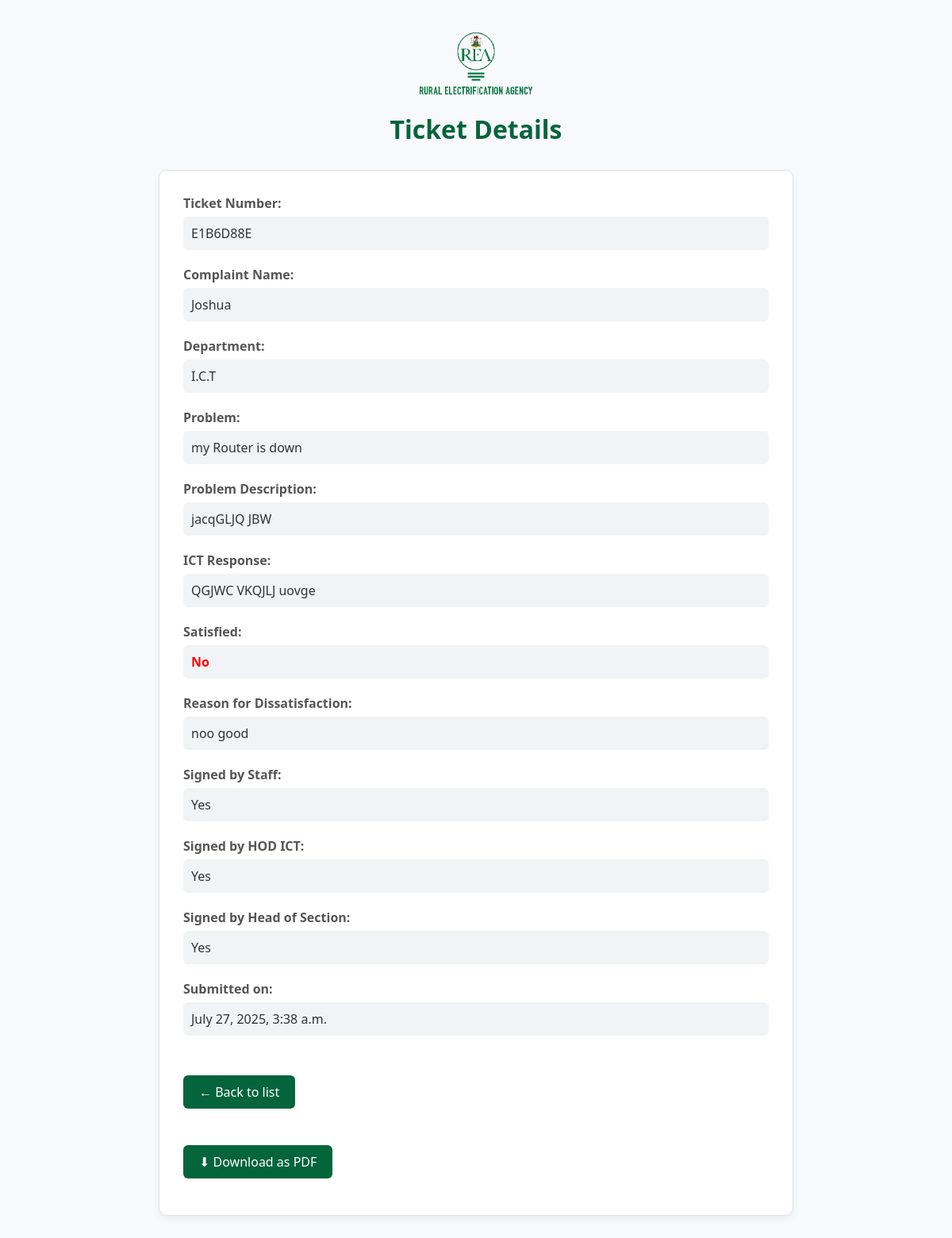
/1/, run on the app's committed database.
### complaints/models.py (models this page shows, shortened)
class Ticket(models.Model):
    COMPLAIN_CHOICES = (
        ('yes', 'Yes'),
        ('no', 'No'),
    )
    ticket_number = models.CharField(max_length=10, unique=True, editable=False)
    complaint_name = models.CharField(max_length=100)
    department = models.CharField(max_length=100)
    problem = models.CharField(max_length=255)
    problem_description = models.TextField()
    ict_response = models.TextField(blank=True, null=True)
    complain_satisfy = models.CharField(max_length=3, choices=COMPLAIN_CHOICES)
    unsatisfied_reason = models.CharField(max_length=255, blank=True, null=True)
    signed_by_staff = models.BooleanField(default=False)
    signed_by_hod_ict = models.BooleanField(default=False)
    signed_by_head_section = models.BooleanField(default=False)
    created_at = models.DateTimeField(auto_now_add=True)

### complaints/views.py (the view)
# urls.py: path('<int:pk>/', TicketDetailView.as_view(), name='ticket-detail'),
class TicketDetailView(DetailView):
    model = Ticket
    template_name = 'tickets/ticket_detail.html'

### complaints/templates/tickets/ticket_detail.html (shortened to what this page needs)
{% load static %}
<!DOCTYPE html>
<html lang="en">
<head>
    <link rel="stylesheet" href="{% static 'css/ticket_detail.css' %}">
</head>
<body>
    <img src="{% static 'images/logo.png' %}" alt="Logo" style="height: 80px; display: block; margin: auto; margin-bottom: 20px;">
    <h1>Ticket Details</h1>
    <div class="ticket-container">
        <div class="field">
            <span class="label">Ticket Number:</span>
            <div class="value">{{ object.ticket_number }}</div>
        </div>
        <div class="field">
            <span class="label">Complaint Name:</span>
            <div class="value">{{ object.complaint_name }}</div>
        </div>
        <div class="field">
            <span class="label">Department:</span>
            <div class="value">{{ object.department }}</div>
        </div>
        <div class="field">
            <span class="label">Problem:</span>
            <div class="value">{{ object.problem }}</div>
        </div>
        <div class="field">
            <span class="label">Problem Description:</span>
            <div class="value">{{ object.problem_description }}</div>
        </div>
        <div class="field">
            <span class="label">ICT Response:</span>
            <div class="value">{{ object.ict_response|default:"No response yet." }}</div>
        </div>
        <div class="field">
            <span class="label">Satisfied:</span>
            <div class="value {% if object.complain_satisfy == 'yes' %}status-yes{% else %}status-no{% endif %}">
                {{ object.complain_satisfy|title }}
            </div>
        </div>
        {% if object.complain_satisfy == "no" %}
        <div class="field">
            <span class="label">Reason for Dissatisfaction:</span>
            <div class="value">{{ object.unsatisfied_reason }}</div>
        </div>
        {% endif %}
        <div class="field">
            <span class="label">Signed by Staff:</span>
            <div class="value">{{ object.signed_by_staff|yesno:"Yes,No" }}</div>
        </div>
        <div class="field">
            <span class="label">Signed by HOD ICT:</span>
            <div class="value">{{ object.signed_by_hod_ict|yesno:"Yes,No" }}</div>
        </div>
        <div class="field">
            <span class="label">Signed by Head of Section:</span>
            <div class="value">{{ object.signed_by_head_section|yesno:"Yes,No" }}</div>
        </div>
        <div class="field">
            <span class="label">Submitted on:</span>
            <div class="value">{{ object.created_at|date:"F j, Y, g:i a" }}</div>
        </div>
        <a href="{% url 'ticket-list' %}" class="back-link">← Back to list</a>
        <p><a href="{% url 'ticket-download' object.pk %}" class="back-link">⬇ Download as PDF</a></p>
    </div>
</body>
</html>

### complaints/static/css/ticket_detail.css (style rules this page uses)
body { font-family: 'Segoe UI', Tahoma, Geneva, Verdana, sans-serif; padding: 40px; max-width: 800px; margin: auto; background-color: #f8f9fa; color: #333; }
h1 { text-align: center; color: #04643c; margin-bottom: 30px; }
.ticket-container { background-color: #fff; border: 1px solid #dee2e6; border-radius: 10px; padding: 30px; box-shadow: 0 4px 8px rgba(0,0,0,0.05); }
.field { margin-bottom: 20px; }
.label { font-weight: 600; display: block; margin-bottom: 6px; color: #555; }
.value { font-size: 16px; padding: 10px; background-color: #f1f3f5; border-radius: 6px; }
.back-link { display: inline-block; margin-top: 30px; text-decoration: none; background-color: #04643c; color: white; padding: 10px 20px; border-radius: 6px; transition: background-color 0.3s; }
.status-no { color: red; font-weight: bold; }

### data on the page
Ticket: ticket_number "E1B6D88E", complaint_name "Joshua", department "I.C.T", problem "my Router is down", problem_description "jacqGLJQ JBW", ict_response "QGJWC VKQJLJ uovge", complain_satisfy "No", unsatisfied_reason "noo good", signed_by_staff "Yes", signed_by_hod_ict "Yes", signed_by_head_section "Yes", created_at "July 27, 2025, 3:38 a.m."
